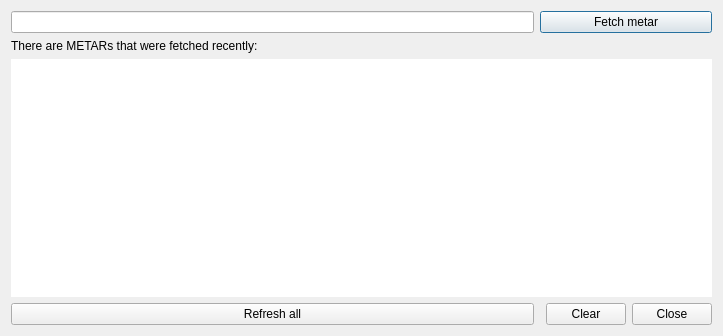
<?xml version="1.0" encoding="UTF-8"?>
<ui version="4.0">
 <class>MetarsWindow</class>
 <widget class="QWidget" name="MetarsWindow">
  <property name="windowModality">
   <enum>Qt::NonModal</enum>
  </property>
  <property name="geometry">
   <rect>
    <x>0</x>
    <y>0</y>
    <width>723</width>
    <height>336</height>
   </rect>
  </property>
  <property name="windowTitle">
   <string>METARs</string>
  </property>
  <property name="windowIcon">
   <iconset resource="imgs.qrc">
    <normaloff>:/mainIcon/icon.png</normaloff>:/mainIcon/icon.png</iconset>
  </property>
  <layout class="QGridLayout" name="gridLayout">
   <item row="0" column="0">
    <widget class="QLineEdit" name="MetarICAO">
     <property name="toolTip">
      <string>Type airport ICAO here to fetch METAR</string>
     </property>
     <property name="maxLength">
      <number>4</number>
     </property>
    </widget>
   </item>
   <item row="1" column="0">
    <widget class="QLabel" name="TopLabel">
     <property name="text">
      <string>There are METARs that were fetched recently:</string>
     </property>
    </widget>
   </item>
   <item row="3" column="2">
    <widget class="QPushButton" name="ClearButton">
     <property name="text">
      <string>   Clear   </string>
     </property>
    </widget>
   </item>
   <item row="3" column="0">
    <widget class="QPushButton" name="RefreshAllButton">
     <property name="text">
      <string>Refresh all</string>
     </property>
    </widget>
   </item>
   <item row="3" column="3">
    <widget class="QPushButton" name="CloseButton">
     <property name="text">
      <string>   Close   </string>
     </property>
    </widget>
   </item>
   <item row="0" column="1" colspan="3">
    <widget class="QPushButton" name="FetchButton">
     <property name="autoFillBackground">
      <bool>false</bool>
     </property>
     <property name="text">
      <string>Fetch metar</string>
     </property>
     <property name="shortcut">
      <string>Return</string>
     </property>
     <property name="autoDefault">
      <bool>true</bool>
     </property>
     <property name="default">
      <bool>true</bool>
     </property>
    </widget>
   </item>
   <item row="2" column="0" colspan="4">
    <widget class="MetarListView" name="MetarsDisplay">
     <property name="enabled">
      <bool>true</bool>
     </property>
     <property name="frameShape">
      <enum>QFrame::NoFrame</enum>
     </property>
     <property name="editTriggers">
      <set>QAbstractItemView::NoEditTriggers</set>
     </property>
    </widget>
   </item>
  </layout>
 </widget>
 <customwidgets>
  <customwidget>
   <class>MetarListView</class>
   <extends>QListView</extends>
   <header>ui/views/metarlistview.h</header>
  </customwidget>
 </customwidgets>
 <resources>
  <include location="imgs.qrc"/>
 </resources>
 <connections>
  <connection>
   <sender>CloseButton</sender>
   <signal>clicked()</signal>
   <receiver>MetarsWindow</receiver>
   <slot>hide()</slot>
   <hints>
    <hint type="sourcelabel">
     <x>680</x>
     <y>319</y>
    </hint>
    <hint type="destinationlabel">
     <x>361</x>
     <y>167</y>
    </hint>
   </hints>
  </connection>
 </connections>
</ui>
